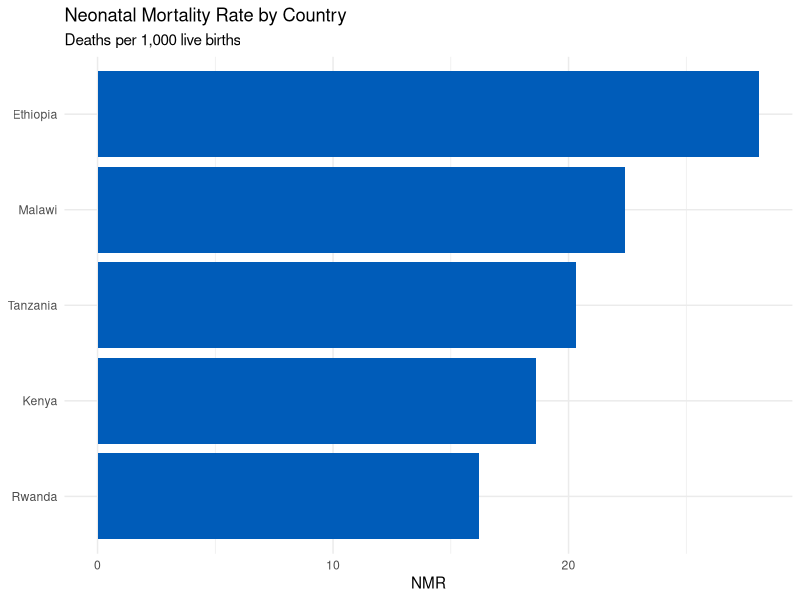
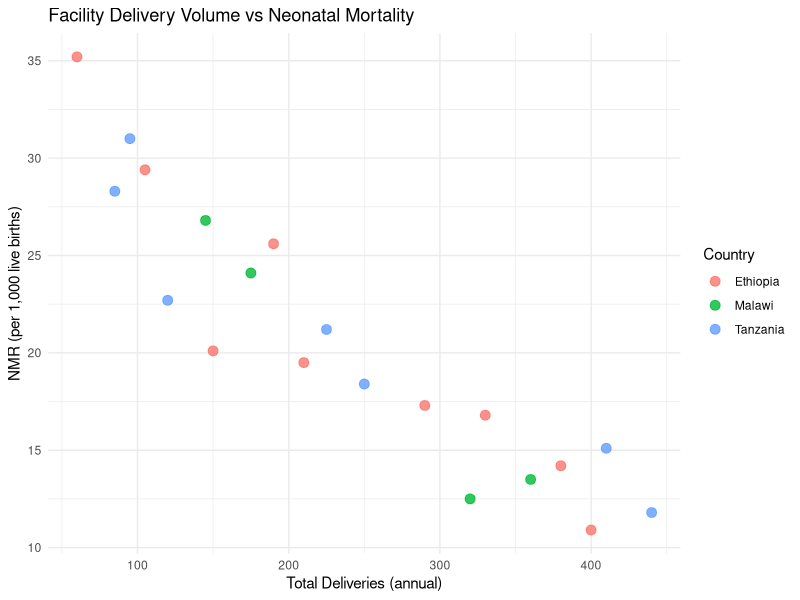
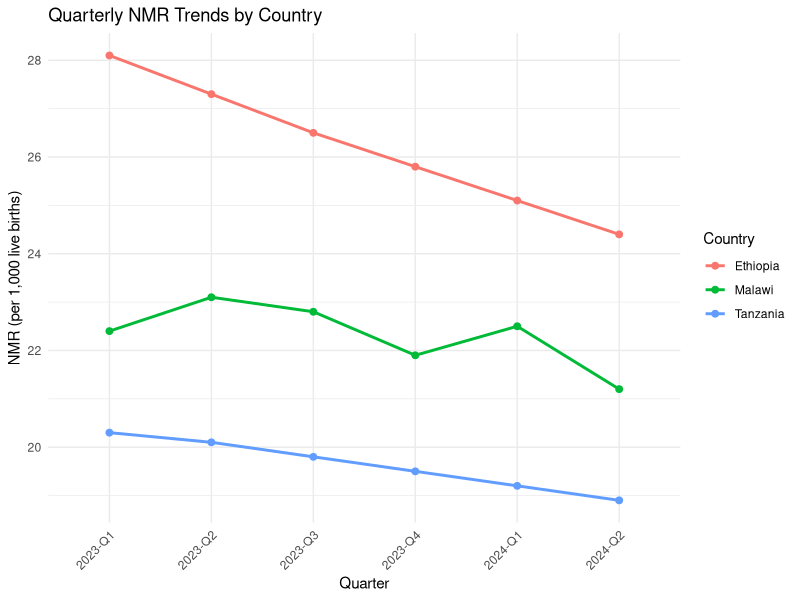
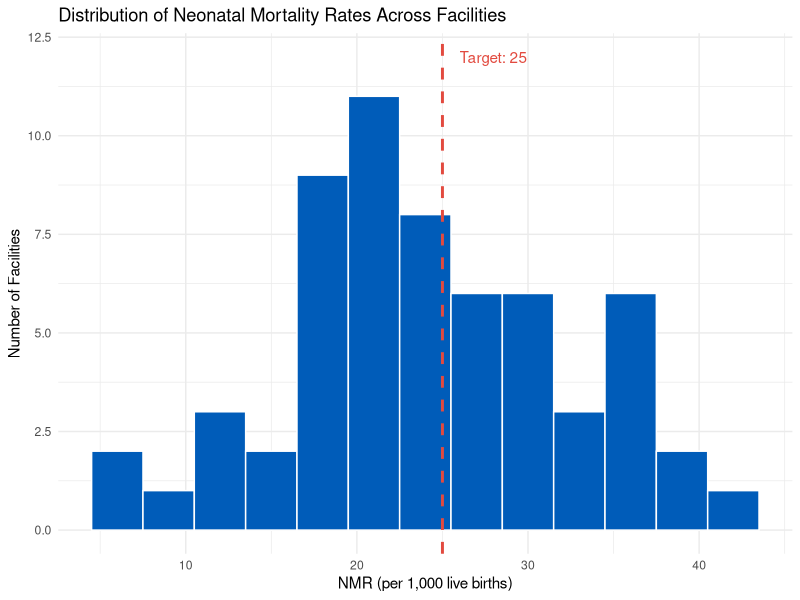
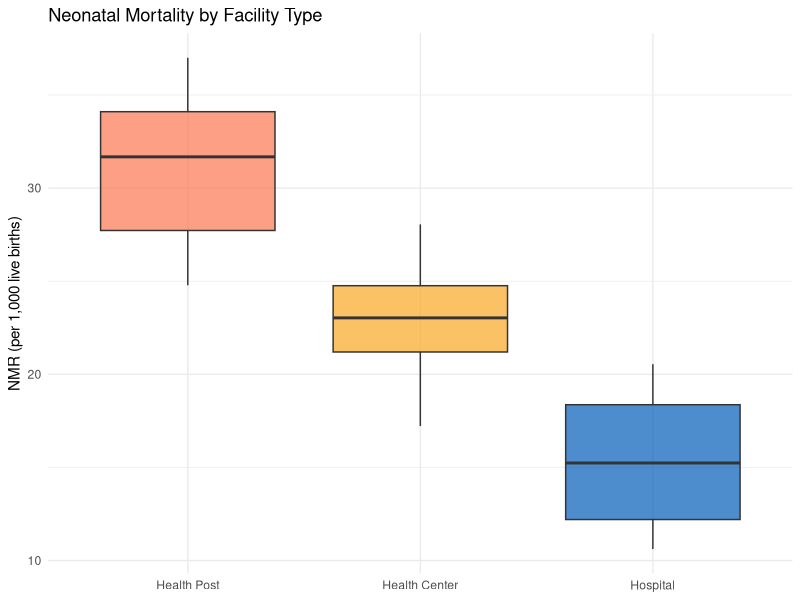

R code for these plots, in order:
## ---- chunk 1
#| label: bar-chart
#| echo: true
#| fig-width: 8
#| fig-height: 5

library(tidyverse)

# Country-level NMR data
country_nmr <- tibble(
  country = c("Ethiopia", "Tanzania", "Malawi", "Kenya", "Rwanda"),
  nmr = c(28.1, 20.3, 22.4, 18.6, 16.2)
)

# Bar chart — compare a numeric value across categories
ggplot(country_nmr, aes(x = reorder(country, nmr), y = nmr)) +
  geom_col(fill = "#005CB9") +
  coord_flip() +
  labs(
    title = "Neonatal Mortality Rate by Country",
    subtitle = "Deaths per 1,000 live births",
    x = NULL,
    y = "NMR"
  ) +
  theme_minimal()
## ---- chunk 2
#| label: scatter-plot
#| echo: true
#| fig-width: 8
#| fig-height: 5

# Facility-level data
facility_scatter <- tibble(
  facility = paste0("F", 1:20),
  country = sample(c("Ethiopia", "Tanzania", "Malawi"), 20, replace = TRUE),
  total_deliveries = c(320, 85, 410, 120, 250, 190, 380, 95, 150, 440,
                       60, 210, 330, 175, 290, 105, 360, 225, 145, 400),
  nmr = c(12.5, 28.3, 15.1, 22.7, 18.4, 25.6, 14.2, 31.0, 20.1, 11.8,
          35.2, 19.5, 16.8, 24.1, 17.3, 29.4, 13.5, 21.2, 26.8, 10.9)
)

# Scatter plot — show relationship between two numeric variables
ggplot(facility_scatter, aes(x = total_deliveries, y = nmr, color = country)) +
  geom_point(size = 3, alpha = 0.8) +
  labs(
    title = "Facility Delivery Volume vs Neonatal Mortality",
    x = "Total Deliveries (annual)",
    y = "NMR (per 1,000 live births)",
    color = "Country"
  ) +
  theme_minimal()
## ---- chunk 3
#| label: line-chart
#| echo: true
#| fig-width: 8
#| fig-height: 5

# Quarterly NMR trends
quarterly_trends <- tibble(
  quarter = rep(c("2023-Q1", "2023-Q2", "2023-Q3", "2023-Q4",
                  "2024-Q1", "2024-Q2"), 3),
  country = rep(c("Ethiopia", "Tanzania", "Malawi"), each = 6),
  nmr = c(28.1, 27.3, 26.5, 25.8, 25.1, 24.4,    # Ethiopia: declining
          20.3, 20.1, 19.8, 19.5, 19.2, 18.9,      # Tanzania: declining
          22.4, 23.1, 22.8, 21.9, 22.5, 21.2)       # Malawi: uneven
)

# Line chart — track change over time
ggplot(quarterly_trends, aes(x = quarter, y = nmr,
                              color = country, group = country)) +
  geom_line(linewidth = 1) +
  geom_point(size = 2) +
  labs(
    title = "Quarterly NMR Trends by Country",
    x = "Quarter",
    y = "NMR (per 1,000 live births)",
    color = "Country"
  ) +
  theme_minimal() +
  theme(axis.text.x = element_text(angle = 45, hjust = 1))
## ---- chunk 4
#| label: histogram
#| echo: true
#| fig-width: 8
#| fig-height: 5

# Distribution of NMR across many facilities
set.seed(42)
facility_nmrs <- tibble(
  nmr = c(rnorm(50, mean = 22, sd = 6),   # general distribution
          rnorm(10, mean = 35, sd = 4))     # outlier cluster
)

# Histogram — understand the shape of a distribution
ggplot(facility_nmrs, aes(x = nmr)) +
  geom_histogram(binwidth = 3, fill = "#005CB9", color = "white") +
  geom_vline(xintercept = 25, color = "#E24A3F", linetype = "dashed",
             linewidth = 1) +
  annotate("text", x = 26, y = 12, label = "Target: 25",
           color = "#E24A3F", hjust = 0) +
  labs(
    title = "Distribution of Neonatal Mortality Rates Across Facilities",
    x = "NMR (per 1,000 live births)",
    y = "Number of Facilities"
  ) +
  theme_minimal()
## ---- chunk 5
#| label: boxplot
#| echo: true
#| fig-width: 8
#| fig-height: 5

# NMR by facility type
facility_types <- tibble(
  facility_type = factor(
    rep(c("Health Post", "Health Center", "Hospital"), each = 15),
    levels = c("Health Post", "Health Center", "Hospital")
  ),
  nmr = c(rnorm(15, 30, 5),   # health posts: higher NMR
          rnorm(15, 22, 4),    # health centers: medium
          rnorm(15, 15, 3))    # hospitals: lower NMR
)

# Boxplot — compare distributions across categories
ggplot(facility_types, aes(x = facility_type, y = nmr, fill = facility_type)) +
  geom_boxplot(alpha = 0.7) +
  scale_fill_manual(values = c("#FA7650", "#F8A623", "#005CB9")) +
  labs(
    title = "Neonatal Mortality by Facility Type",
    x = NULL,
    y = "NMR (per 1,000 live births)"
  ) +
  theme_minimal() +
  theme(legend.position = "none")
